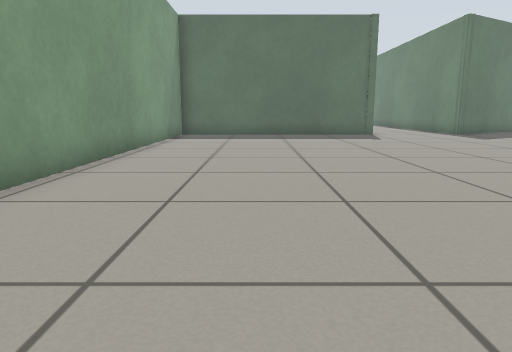
view 1 (above)

18 first-person views from a walk through a robot-simulator world made for Gazebo. The camera is 0.5 m above the floor, tilts 10° down and sees 70° across. The floor is counted in squares, 0.5 m on a side. Each view is taken from the middle of a square. On the plan, view 1 faces up. The plan holds only what a view shows up to about 13 squares ahead; the rest is blank. The place goes on beyond the plan.

view 2
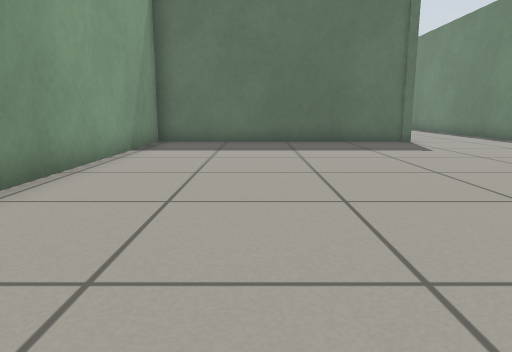

view 3
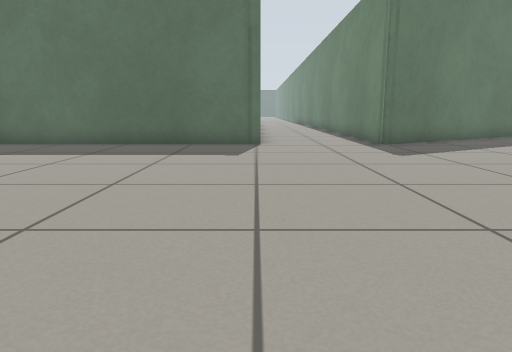

view 4
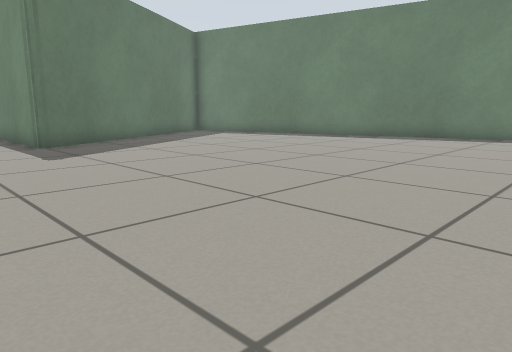

view 5
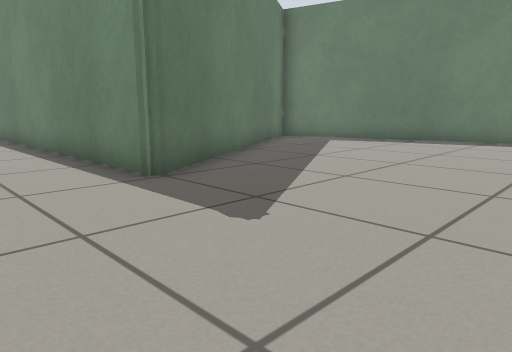

view 6
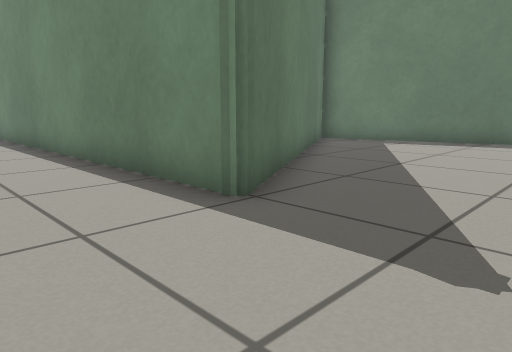

view 7
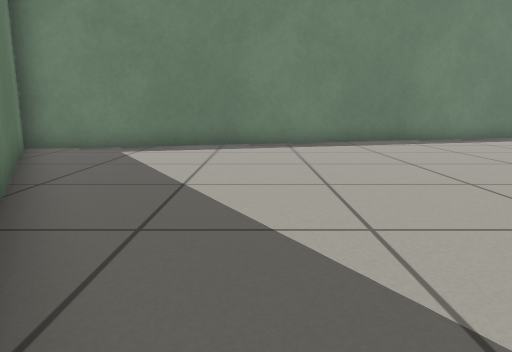

view 8
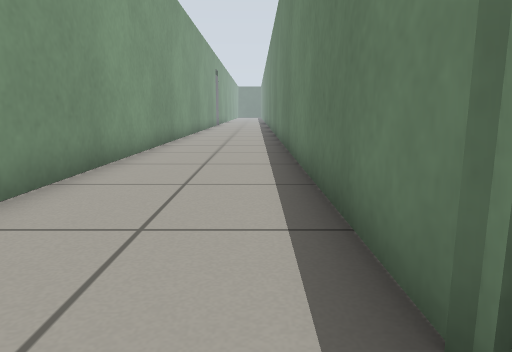

view 9
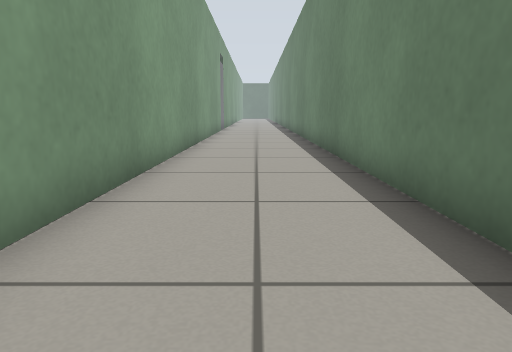

view 10
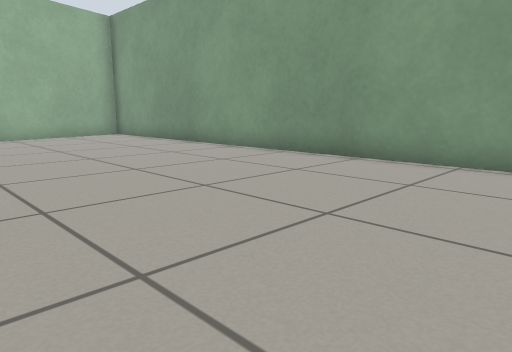

view 11
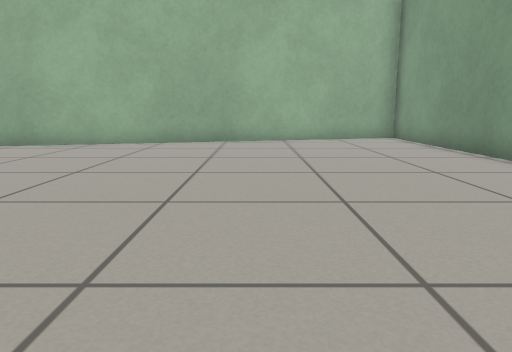

view 12
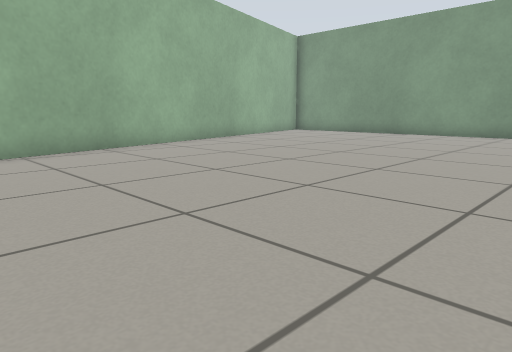

view 13
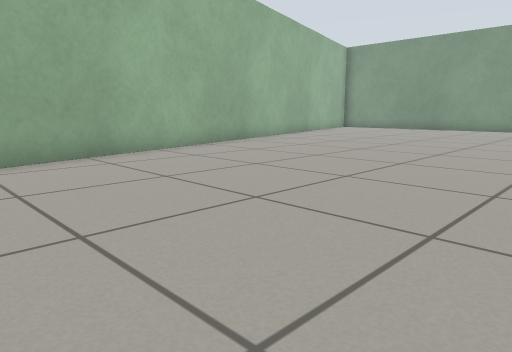

view 14
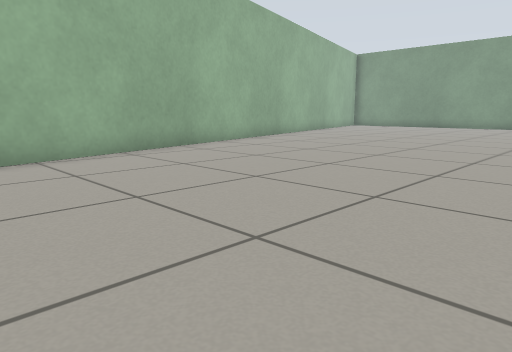

view 15
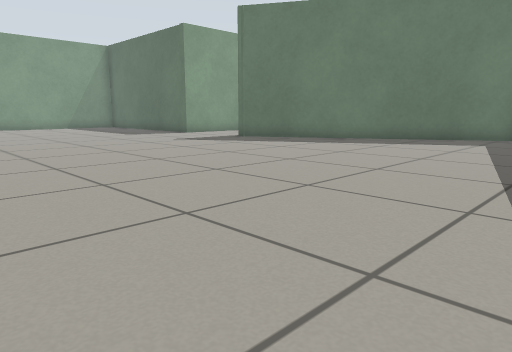

view 16
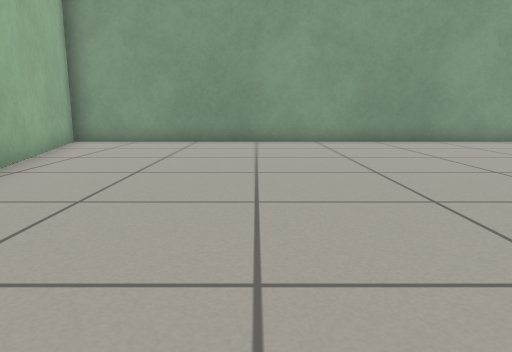

view 17
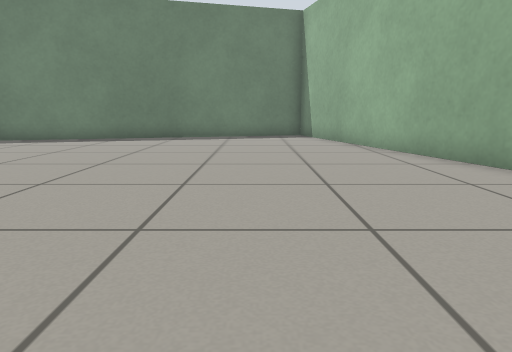

view 18
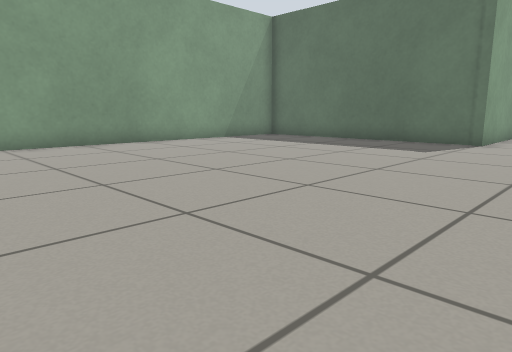

### Floor plan
Points are (right, up) in squares from view 1. A wall is a line through its corners. A room is listed if a view was taken in it or the views show most of it. See-through windows are left out.
Room 1 (views 1, 2, 3, 4, 5, 6, 7, 8, 9, 10, 11, 12, 13, 14, 15, 16, 17, 18)
walls: (9.3, 16.2) (8.8, 16.2); (21.5, 7) (17.7, 21.2) (8.9, 16.1) (8.8, 16.3) (8.8, 35.5); (-1, -7.5) (21.5, -1.5); (5.1, 35.5) (5.1, 16.2) (-3.3, 16.2) (-3.3, -7.5)

Positions as (right, up) in squares from view 1, and headings:
1: (0, 0), facing up
2: (0, 4), facing up
3: (5, 5), facing up
4: (6, 5), facing up-right
5: (6, 11), facing up-right
6: (6, 13), facing up-right
7: (8, 15), facing right
8: (8, 15), facing up
9: (7, 22), facing up
10: (4, 8), facing down-left
11: (2, 6), facing down
12: (13, 5), facing down-left
13: (18, 5), facing down-left
14: (21, 6), facing down-left
15: (20, 6), facing up-left
16: (9, -2), facing left
17: (8, 1), facing right
18: (8, 4), facing up-left
